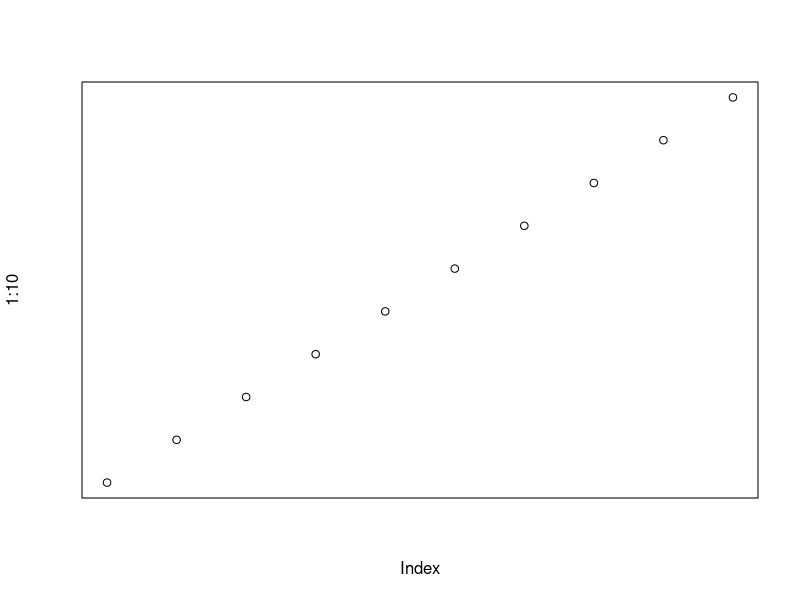
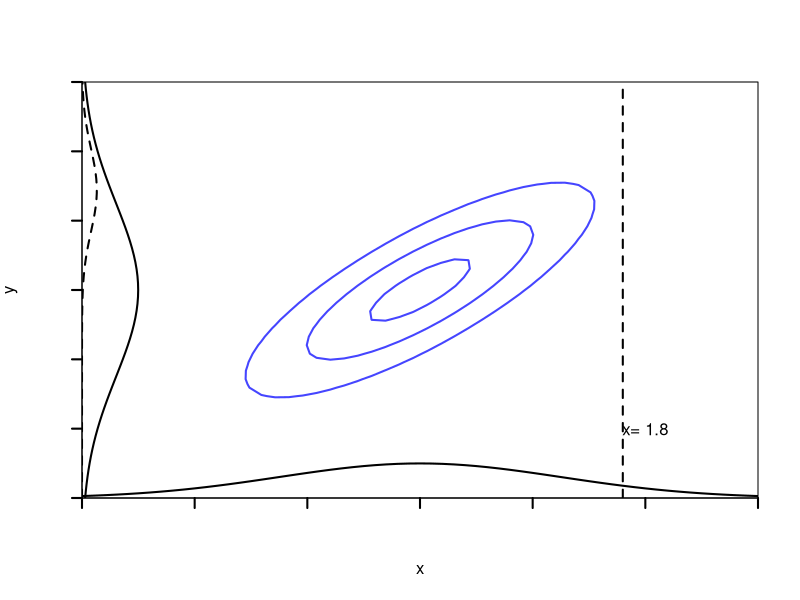

These figures' R source, in order:
par(lwd=2,mgp=c(1,1,0))

xpoint<- 1.8

png(filename=paste0("~/Dropbox/LinearModels/LinearModelstexSlides/Day2_bivariate/CEF/BVN", xpoint, ".png")) 


# Modified to extract diagonal.
bivariate.normal <- function(x, mu, Sigma) 
  exp(-.5 * diag(t(x-mu) %*% solve(Sigma) %*% (x-mu))) / sqrt(2 * pi * det(Sigma))

mu <- c(0,0)
Sigma <- matrix(c(1,.8,.8,1), nrow=2)
x1 <- seq(-3, 3, length.out=50)
x2 <- seq(-3, 3, length.out=50)

plot(1:10,axes=FALSE,frame.plot=TRUE,lwd=1)

# z can now be calculated much easier.
z<-bivariate.normal(t(expand.grid(x1,x2)),mu,Sigma)
dim(z)<-c(length(x1),length(x2))
contour(x1, x2, z, col="#4545FF", drawlabels=FALSE, nlevels=4,
        xlab=expression(x), ylab=expression(y), lwd=2,xlim=range(x1),ylim=range(x2),frame.plot=TRUE,axes=FALSE,xaxs = "i", yaxs = "i")
axis(1,labels=FALSE,lwd.ticks=2)
axis(2,labels=FALSE,lwd.ticks=2)
abline(v=xpoint, col=1, lwd=2, lty=2)

text(2, -2, labels=paste("x=",xpoint))

# Dotted
f<-function(x1,x2) bivariate.normal(t(cbind(x1,x2)),mu,Sigma)
x.s<-seq(from=min(x1),to=max(x1),by=0.1)
vals<-f(x1=xpoint,x2=x.s)
lines(vals-abs(min(x1)),x.s,lty=2,lwd=2)

# Marginal probability distribution: http://mpdc.mae.cornell.edu/Courses/MAE714/biv-normal.pdf
# Please check this, I'm not sure it is correct.
marginal.x1<-function(x)  exp((-(x-mu[1])^2)/2*(Sigma[1,2]^2)) / (Sigma[1,2]*sqrt(2*pi))
marginal.x2<-function(x)  exp((-(x-mu[1])^2)/2*(Sigma[2,1]^2)) / (Sigma[2,1]*sqrt(2*pi))

# Left side solid
vals<-marginal.x2(x.s)
lines(vals-abs(min(x1)),x.s,lty=1,lwd=2)

# Bottom side solid
vals<-marginal.x1(x.s)
lines(x.s,vals-abs(min(x2)),lty=1,lwd=2)


dev.off()
